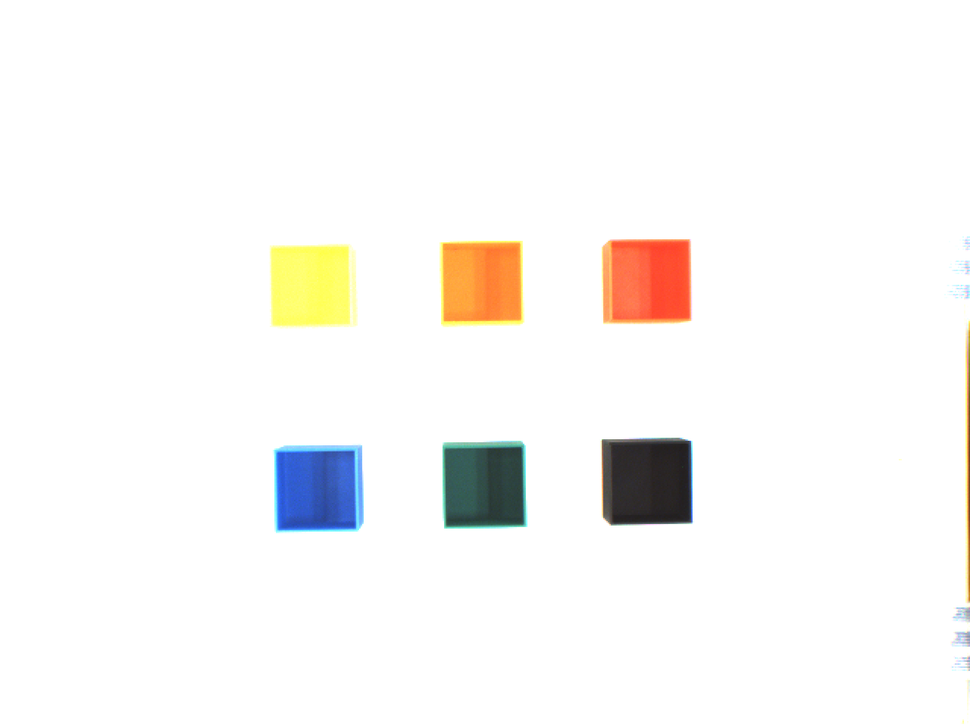
#> input picture colors/blue.png, 970 x 727 px, shrunk from 1280 x 960 before the run
$ python rgb_graph.py
#> lines starting #> are read from the running program, lines starting #| are printed output that depends on the picture
import numpy as np
import matplotlib.pyplot as plt

import matplotlib

matplotlib.use('TkAgg')


def plot_rgb_graph(image: np.ndarray, k: int = 5) -> None:
    fig = plt.figure()
    ax = fig.add_subplot(111, projection='3d')

    ax.scatter(image[::k, ::k, 0].flatten(), image[::k, ::k, 1].flatten(),
               image[::k, ::k, 2].flatten(), c=image[::k, ::k, :].flatten().reshape(-1, 3), marker='o', s=5)

    ax.set_xlabel('Red')
    ax.set_ylabel('Green')
    ax.set_zlabel('Blue')

    ax.set_xlim([0, 1])
    ax.set_ylim([0, 1])
    ax.set_zlim([0, 1])

    plt.show()


if __name__ == '__main__':
    img = plt.imread('../colors/blue.png')
#> img is the input picture: shape (727, 970, 3) float32; mean R, G, B 0.975, 0.969, 0.961
    plot_rgb_graph(img)
#> in plot_rgb_graph, `plt.show()`:
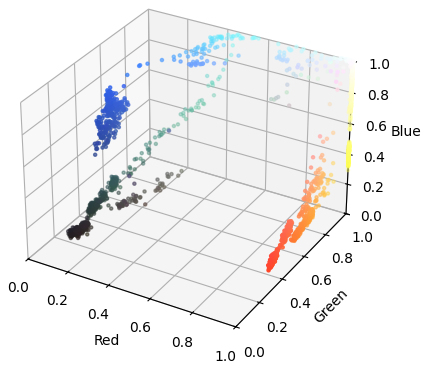
#> figure drawn by matplotlib, 1 panel
